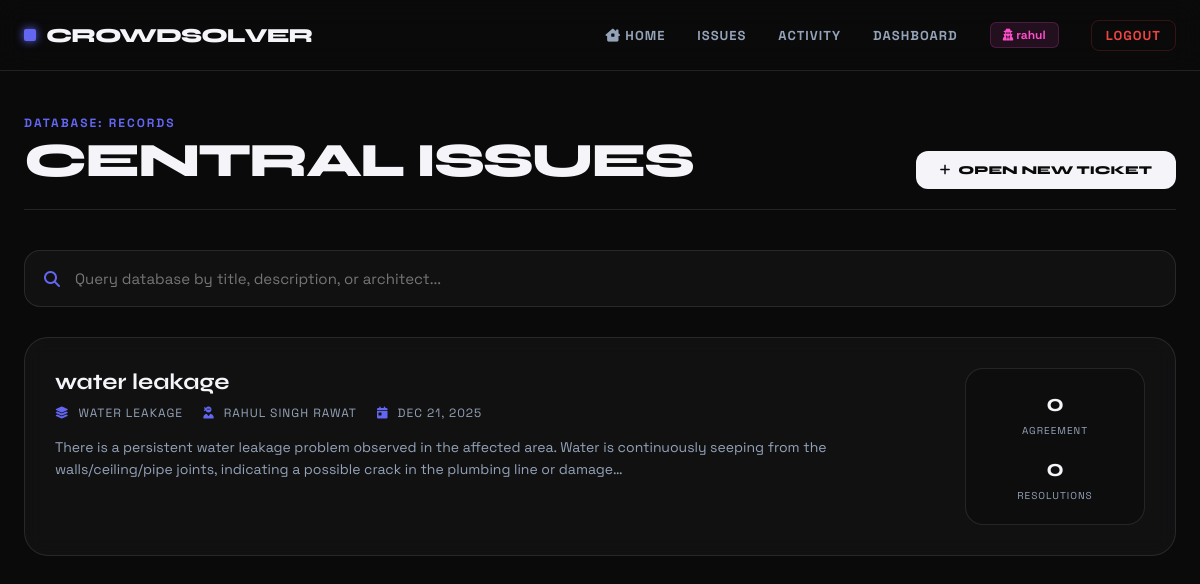
The app's page /issuereport/ (signed in), older data.
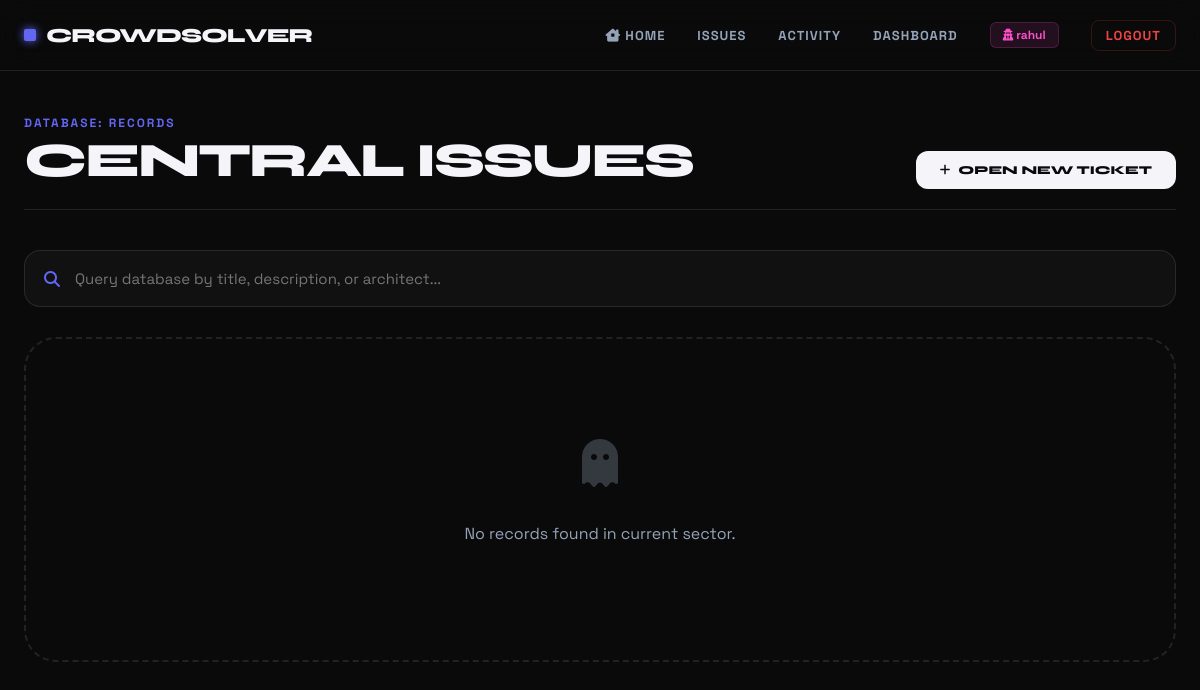
The same page, newer data.
### CrowdSolver/models.py (models this page shows, shortened)
class Issue(models.Model):
    title = models.CharField(max_length=100)
    description = models.TextField()
    location_type = models.CharField(max_length=20)
    block = models.CharField(max_length=10)
    floor = models.IntegerField()
    flat_number = models.CharField(max_length=20, null=True, blank=True)
    attachment = models.FileField(upload_to='issues/', null=True, blank=True)
    created_by = models.ForeignKey(Member, on_delete=models.CASCADE)
    status = models.CharField(max_length=20, default='Open')
    created_at = models.DateTimeField(auto_now_add=True)
    category = models.ForeignKey(Categoryname, on_delete=models.CASCADE,)
    member=models.ForeignKey(Member,  on_delete=models.CASCADE, null=True,blank=True, related_name='issues')

class Categoryname(models.Model):
    category = models.CharField(("category name"), max_length=50)

class Member(models.Model):
    TYPE_OWNER = 'OWNER'
    TYPE_RENTER  = 'RENTER'
    RESIDENT_TYPE = [
        (TYPE_OWNER, 'OWNER'),
        (TYPE_RENTER,'RENTER')
    ]
    memberName = models.CharField((""), max_length=50)
    memberMail = models.EmailField((""), max_length=254)
    memberContact = models.CharField((""), max_length=10)
    memberPassword = models.CharField((""), max_length=255)
    memberAddress = models.CharField((""), max_length=50)
    memberImage = models.FileField((""), upload_to=None, max_length=100, blank=True, null=True)
    memberType = models.CharField((""), max_length=50 ,choices=RESIDENT_TYPE, default=TYPE_OWNER )

### CrowdSolver/views.py (the view)
# urls.py: path('issuereport/', views.issuereport, name='issuereport'),
def issuereport(request):
    member_id = request.session.get('member_id')
    issues = Issue.objects.filter(created_by_id=member_id)
    return render(request, 'issuereport.html', {'issue': issues})

### CrowdSolver/templates/issuereport.html (shortened to what this page needs)
{% extends 'base.html' %}
{% block content %}
<div class="terminal-shell">
    <header class="terminal-header">
        <div>
            <span style="color: var(--accent-primary); font-size: 12px; font-weight: 800; text-transform: uppercase; letter-spacing: 2px;">Database: Records</span>
            <h1>Central Issues</h1>
        </div>
        <a href="{% url 'ticketraise' %}" class="btn-deploy">
            <i class="fa-solid fa-plus"></i> Open New Ticket
        </a>
    </header>
    <div class="search-container">
        <i class="fa-solid fa-magnifying-glass search-icon"></i>
        <input class="terminal-input" placeholder="Query database by title, description, or architect...">
    </div>
    <div class="issue-grid">
        {% for isu in issue %}
        <div class="issue-card">
            <div class="issue-main">
                <h2>
                    {{ isu.title }}
                </h2>
                <div class="issue-meta">
                    <span><i class="fa-solid fa-layer-group"></i> {{ isu.category.category }}</span>
                    <span><i class="fa-solid fa-user-ninja"></i> {{ isu.created_by.memberName }}</span>
                    <span><i class="fa-solid fa-calendar-day"></i> {{ isu.created_at|date:"M d, Y" }}</span>
                </div>
                <div class="issue-desc">
                    {{ isu.description|truncatechars:200 }}
                </div>
            </div>
            <div class="stats-panel">
                <div class="stat-item">
                    <strong>{{ isu.approve_count|default:0 }}</strong>
                    <span>Agreement</span>
                </div>
                <div class="stat-item">
                    <strong>{{ isu.solutions.count|default:0 }}</strong>
                    <span>Resolutions</span>
                </div>
            </div>
        </div>
        {% empty %}
        <div style="text-align: center; padding: 100px; color: var(--text-dim); border: 2px dashed var(--glass-border); border-radius: 32px;">
            <i class="fa-solid fa-ghost" style="font-size: 3rem; margin-bottom: 20px; opacity: 0.3;"></i>
            <p>No records found in current sector.</p>
        </div>
        {% endfor %}
    </div>
</div>
{% endblock %}

Row changes from the older to the newer data that the page shows:
removed Issue: title "water leakage", category.category "WATER LEAKAGE", created_by.memberName "RAHUL SINGH RAWAT", created_at "DEC 21, 2025", description "There is a persistent water leakage problem observed in the affected area. Water is continuously seeping from the walls/ceiling/pipe joints, indicating a possible crack in the plumbing line or damage…", approve_count "0", solutions.count "0"
Text that changed along with them:
text now shown: "No records found in current sector."
